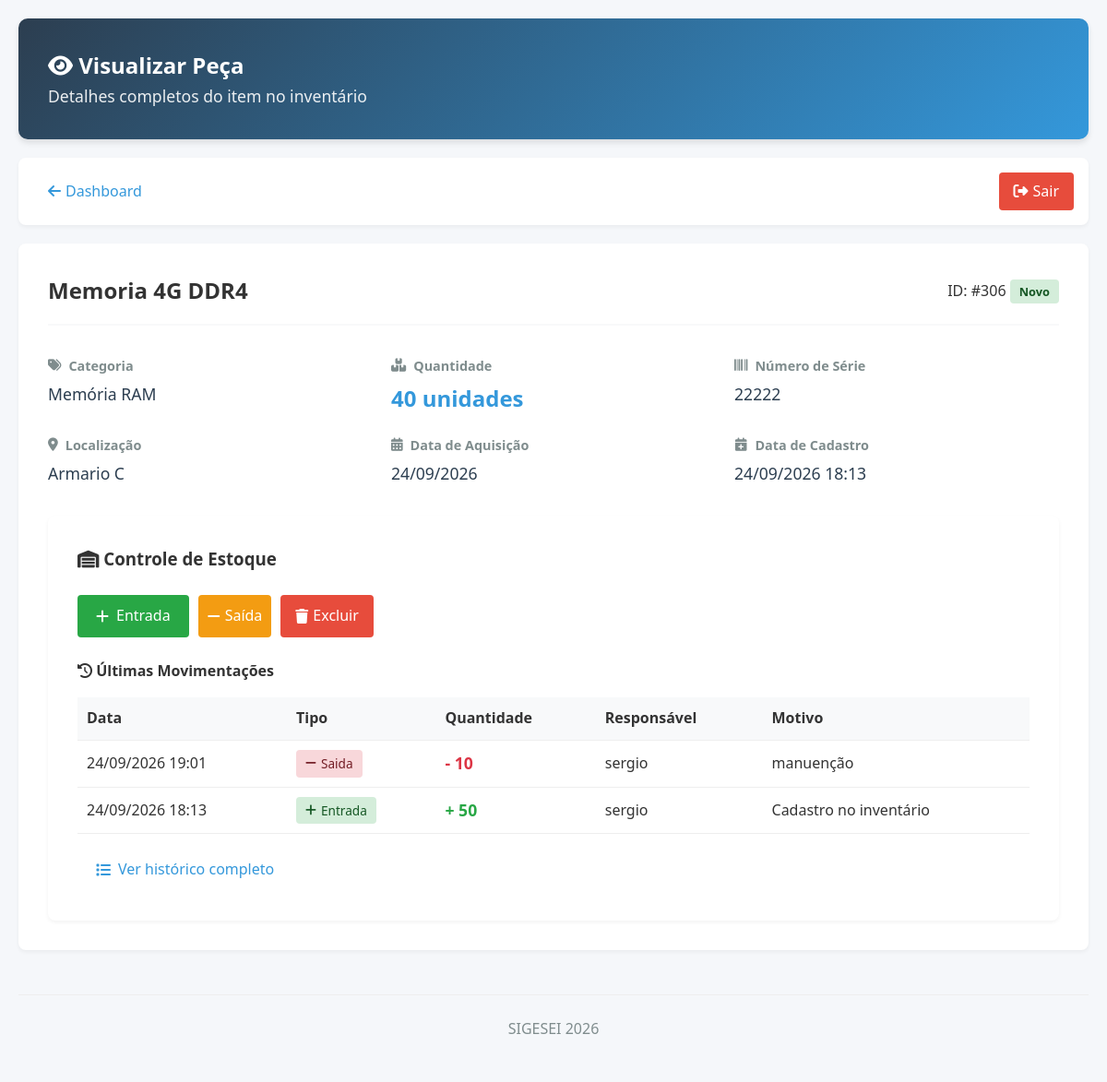
/visualizar.php?id=306, run on the app's committed database.
### tables this page shows
CREATE TABLE `pecas` (
  `id` int NOT NULL AUTO_INCREMENT,
  `nome` varchar(200) NOT NULL,
  `descricao` text,
  `categoria_id` int DEFAULT NULL,
  `quantidade` int NOT NULL DEFAULT '0',
  `estado` enum('novo','usado','reparado','danificado') NOT NULL,
  `localizacao` varchar(100) DEFAULT NULL,
  `numero_serie` varchar(100) DEFAULT NULL,
  `data_aquisicao` date DEFAULT NULL,
  `data_cadastro` timestamp NULL DEFAULT CURRENT_TIMESTAMP,
  `observacoes` text,
  `usuario_id` int DEFAULT NULL,
  PRIMARY KEY (`id`),
  KEY `categoria_id` (`categoria_id`),
  KEY `usuario_id` (`usuario_id`),
  CONSTRAINT `pecas_ibfk_1` FOREIGN KEY (`categoria_id`) REFERENCES `categorias` (`id`) ON DELETE SET NULL,
  CONSTRAINT `pecas_ibfk_2` FOREIGN KEY (`usuario_id`) REFERENCES `usuarios` (`id`)
);

CREATE TABLE `categorias` (
  `id` int NOT NULL AUTO_INCREMENT,
  `nome` varchar(100) NOT NULL,
  `descricao` text,
  `created_at` timestamp NULL DEFAULT CURRENT_TIMESTAMP,
  PRIMARY KEY (`id`)
);

CREATE TABLE `historico` (
  `id` int NOT NULL AUTO_INCREMENT,
  `peca_id` int NOT NULL,
  `tipo_movimentacao` enum('entrada','saida','transferencia','ajuste','uso','descarte') NOT NULL,
  `quantidade` int NOT NULL,
  `quantidade_anterior` int NOT NULL,
  `quantidade_nova` int NOT NULL,
  `responsavel` varchar(100) NOT NULL,
  `usuario_id` int DEFAULT NULL,
  `motivo` varchar(200) DEFAULT NULL,
  `numero_chamado` varchar(50) DEFAULT NULL,
  `observacoes` text,
  `data_movimentacao` timestamp NULL DEFAULT CURRENT_TIMESTAMP,
  PRIMARY KEY (`id`),
  KEY `idx_peca_id` (`peca_id`),
  KEY `idx_data` (`data_movimentacao`),
  KEY `usuario_id` (`usuario_id`),
  CONSTRAINT `historico_ibfk_1` FOREIGN KEY (`peca_id`) REFERENCES `pecas` (`id`) ON DELETE CASCADE,
  CONSTRAINT `historico_ibfk_2` FOREIGN KEY (`usuario_id`) REFERENCES `usuarios` (`id`)
);

### includes/funcoes.php (called while the page is built, shortened)
<?php
class Funcoes
{
    public static function buscarPeca($id)
    {
        $db  = Conexao::getConexao();
        $sql = "SELECT p.*, c.nome AS categoria_nome
                FROM pecas p
                LEFT JOIN categorias c ON p.categoria_id = c.id
                WHERE p.id = :id";
        $stmt = $db->prepare($sql);
        $stmt->bindParam(':id', $id, PDO::PARAM_INT);
        $stmt->execute();
        return $stmt->fetch();
    }
}

### visualizar.php (the view, shortened to what this page needs)
<?php
require_once __DIR__ . '/includes/funcoes.php';
$id   = (int) $_GET['id'];
$peca = Funcoes::buscarPeca($id);
$db  = Conexao::getConexao();
$sql = "SELECT * FROM historico
        WHERE peca_id = :id
        ORDER BY data_movimentacao DESC
        LIMIT 10";
$stmt = $db->prepare($sql);
$stmt->execute([':id' => $id]);
$historico = $stmt->fetchAll();
function classeDoEstado(string $estado): string
{
    return match ($estado) {
        'novo'       => 'estado-novo',
        'usado'      => 'estado-usado',
        'reparado'   => 'estado-reparado',
        'danificado' => 'estado-danificado',
        default      => '',
    };
}
function estiloDaMovimentacao(string $tipo): array
{
    return match ($tipo) {
        'entrada'  => ['tipo-entrada',  'fa-plus'],
        'saida'    => ['tipo-saida',    'fa-minus'],
        'uso'      => ['tipo-uso',      'fa-tools'],
        'descarte' => ['tipo-descarte', 'fa-trash'],
        'ajuste'   => ['tipo-ajuste',   'fa-adjust'],
        default    => ['',              ''],
    };
}
?>
<!DOCTYPE html>
<html lang="pt-BR">
<head>
    <link rel="stylesheet" href="css/estilo.css">
    <link rel="stylesheet" href="https://cdnjs.cloudflare.com/ajax/libs/font-awesome/6.4.0/css/all.min.css">
</head>
<body>
    <div class="container">
        <header>
            <h2><i class="fas fa-eye"></i> Visualizar Peça</h2>
            <p class="subtitle">Detalhes completos do item no inventário</p>
        </header>
        <nav class="navbar">
            <a href="index.php"><i class="fas fa-arrow-left"></i> Dashboard</a>
            <a href="logout.php" style="margin-left: auto; background: #e74c3c; color: white;">
            <i class="fas fa-sign-out-alt"></i> Sair</a>
        </nav>
        <main>
            <div class="detail-card">
                <div class="detail-header">
                    <h2><?php echo htmlspecialchars($peca['nome']); ?></h2>
                    <div class="detail-actions">
                        <span class="badge id-badge">ID: #<?php echo $peca['id']; ?></span>
                        <span class="estado-badge <?php echo classeDoEstado($peca['estado']); ?>">
                            <?php echo ucfirst($peca['estado']); ?>
                        </span>
                    </div>
                </div>
                <div class="detail-grid">
                    <div class="detail-item">
                        <h3><i class="fas fa-tags"></i> Categoria</h3>
                        <p><?php echo htmlspecialchars($peca['categoria_nome']); ?></p>
                    </div>
                    <div class="detail-item">
                        <h3><i class="fas fa-boxes"></i> Quantidade</h3>
                        <p class="quantidade-destaque"><?php echo $peca['quantidade']; ?> unidades</p>
                    </div>
                    <div class="detail-item">
                        <h3><i class="fas fa-barcode"></i> Número de Série</h3>
                        <p><?php echo $peca['numero_serie'] !== '' && $peca['numero_serie'] !== null
                                ? htmlspecialchars($peca['numero_serie'])
                                : 'Não informado'; ?></p>
                    </div>
                    <div class="detail-item">
                        <h3><i class="fas fa-map-marker-alt"></i> Localização</h3>
                        <p><?php echo $peca['localizacao'] !== '' && $peca['localizacao'] !== null
                                ? htmlspecialchars($peca['localizacao'])
                                : 'Não informada'; ?></p>
                    </div>
                    <div class="detail-item">
                        <h3><i class="fas fa-calendar-alt"></i> Data de Aquisição</h3>
                        <p><?php echo !empty($peca['data_aquisicao'])
                                ? date('d/m/Y', strtotime($peca['data_aquisicao']))
                                : 'Não informada'; ?></p>
                    </div>
                    <div class="detail-item">
                        <h3><i class="fas fa-calendar-plus"></i> Data de Cadastro</h3>
                        <p><?php echo date('d/m/Y H:i', strtotime($peca['data_cadastro'])); ?></p>
                    </div>
                </div>
                <div class="controle-estoque">
                    <h3><i class="fas fa-warehouse"></i> Controle de Estoque</h3>
                    <div class="controle-actions">
                        <a href="movimentar.php?id=<?php echo $id; ?>&tipo=entrada" class="btn-success">
                            <i class="fas fa-plus"></i> Entrada
                        </a>
                        <a href="movimentar.php?id=<?php echo $id; ?>&tipo=saida" class="btn-warning">
                            <i class="fas fa-minus"></i> Saída
                        </a>
                        <a href="excluir.php?id=<?php echo $id; ?>" class="btn-delete">
                            <i class="fas fa-trash"></i> Excluir
                        </a>
                    </div>
                    <h4><i class="fas fa-history"></i> Últimas Movimentações</h4>
                    <?php if (empty($historico)): ?>
                        <p class="empty-history">Nenhuma movimentação registrada ainda.</p>
                    <?php else: ?>
                        <div class="historico-table">
                            <table>
                                <thead>
                                    <tr>
                                        <th>Data</th>
                                        <th>Tipo</th>
                                        <th>Quantidade</th>
                                        <th>Responsável</th>
                                        <th>Motivo</th>
                                    </tr>
                                </thead>
                                <tbody>
                                    <?php foreach ($historico as $mov): ?>
                                        <?php [$corTipo, $iconeTipo] = estiloDaMovimentacao($mov['tipo_movimentacao']); ?>
                                        <tr>
                                            <td><?php echo date('d/m/Y H:i', strtotime($mov['data_movimentacao'])); ?></td>
                                            <td>
                                                <span class="tipo-movimentacao <?php echo $corTipo; ?>">
                                                    <i class="fas <?php echo $iconeTipo; ?>"></i>
                                                    <?php echo ucfirst($mov['tipo_movimentacao']); ?>
                                                </span>
                                            </td>
                                            <td>
                                                <span class="quantidade-mov <?php echo $mov['tipo_movimentacao'] === 'entrada' ? 'entrada' : 'saida'; ?>">
                                                    <?php echo $mov['tipo_movimentacao'] === 'entrada' ? '+' : '-'; ?>
                                                    <?php echo $mov['quantidade']; ?>
                                                </span>
                                            </td>
                                            <td><?php echo htmlspecialchars($mov['responsavel']); ?></td>
                                            <td><?php echo htmlspecialchars($mov['motivo']); ?></td>
                                        </tr>
                                    <?php endforeach; ?>
                                </tbody>
                            </table>
                        </div>
                        <a href="historico.php?id=<?php echo $id; ?>" class="btn-link">
                            <i class="fas fa-list"></i> Ver histórico completo
                        </a>
                    <?php endif; ?>
                </div>
            </div>
        </main>
        <footer>
            <p>SIGESEI <?php echo date('Y'); ?></p>
        </footer>
    </div>
</body>
</html>

### css/estilo.css (style rules this page uses)
* { margin: 0; padding: 0; box-sizing: border-box; }
body { font-family: 'Segoe UI', Tahoma, Geneva, Verdana, sans-serif; line-height: 1.6; color: #333; background-color: #f5f7fa; }
.container { max-width: 1200px; margin: 0 auto; padding: 20px; }
header { background: linear-gradient(135deg, #2c3e50 0%, #3498db 100%); color: white; padding: 2rem; border-radius: 10px; margin-bottom: 20px; box-shadow: 0 4px 6px rgba(0, 0, 0, 0.1); }
.subtitle { font-size: 1.1rem; opacity: 0.9; font-weight: 300; }
.navbar { background: white; padding: 1rem; border-radius: 8px; margin-bottom: 20px; display: flex; gap: 15px; align-items: center; box-shadow: 0 2px 4px rgba(0, 0, 0, 0.05); }
.navbar a { text-decoration: none; color: #3498db; padding: 8px 16px; border-radius: 4px; transition: all 0.3s ease; display: flex; align-items: center; gap: 5px; }
.estado-badge { padding: 4px 10px; border-radius: 4px; font-size: 0.8rem; font-weight: 600; }
.estado-novo { background: #d4edda; color: #155724; }
.btn-primary, .btn-secondary, .btn-delete, .btn-view, .btn-edit { padding: 8px 16px; border: none; border-radius: 4px; cursor: pointer; font-weight: 500; text-decoration: none; display: inline-flex; align-items: center; gap: 5px; transition: all 0.3s ease; }
.btn-delete { background: #e74c3c; color: white; }
.detail-card { background: white; border-radius: 8px; padding: 2rem; box-shadow: 0 2px 4px rgba(0, 0, 0, 0.05); }
.detail-header { display: flex; justify-content: space-between; align-items: center; margin-bottom: 2rem; padding-bottom: 1rem; border-bottom: 2px solid #f8f9fa; }
.detail-grid { display: grid; grid-template-columns: repeat(auto-fit, minmax(300px, 1fr)); gap: 20px; margin-bottom: 2rem; }
.detail-item h3 { color: #7f8c8d; font-size: 0.9rem; margin-bottom: 5px; display: flex; align-items: center; gap: 8px; }
.detail-item p { font-size: 1.1rem; color: #2c3e50; }
.quantidade-destaque { font-size: 1.5rem !important; font-weight: bold; color: #3498db !important; }
footer { text-align: center; margin-top: 3rem; padding: 1.5rem; color: #7f8c8d; border-top: 1px solid #eee; }
.quantidade-destaque { font-size: 1.3rem; font-weight: bold; color: #3498db !important; }
.controle-estoque { background: white; border-radius: 8px; padding: 2rem; margin-top: 2rem; box-shadow: 0 2px 4px rgba(0, 0, 0, 0.05); }
.controle-actions { display: flex; flex-wrap: wrap; gap: 10px; margin: 1.5rem 0; }
.btn-success, .btn-warning, .btn-info, .btn-danger, .btn-link { padding: 10px 20px; border-radius: 4px; text-decoration: none; display: inline-flex; align-items: center; gap: 8px; font-weight: 500; transition: all 0.3s ease; }
.btn-success { background: #28a745; color: white; }
.btn-warning { background: #ffc107; color: #212529; }
.btn-link { background: none; color: #3498db; }
.historico-table table { width: 100%; border-collapse: collapse; margin: 1rem 0; }
.historico-table th, .historico-table td { padding: 10px; text-align: left; border-bottom: 1px solid #eee; }
.historico-table th { background: #f8f9fa; font-weight: 600; }
.tipo-movimentacao { padding: 4px 10px; border-radius: 4px; font-size: 0.85rem; display: inline-flex; align-items: center; gap: 5px; }
.tipo-entrada { background: #d4edda; color: #155724; }
.tipo-saida { background: #f8d7da; color: #721c24; }
.quantidade-mov { font-weight: bold; font-size: 1.1rem; }
.quantidade-mov.entrada { color: #28a745; }
.quantidade-mov.saida { color: #dc3545; }
.btn-warning { background: #f39c12; color: white; padding: 5px 10px; border-radius: 4px; text-decoration: none; display: inline-flex; align-items: center; gap: 5px; }

### data on the page
pecas: nome "Memoria 4G DDR4", id "306", estado "Novo", categoria.nome "Memória RAM", quantidade "40", numero_serie "22222", localizacao "Armario C", data_aquisicao "24/09/2026", data_cadastro "24/09/2026 18:13"
historico: data_movimentacao "24/09/2026 19:01", tipo_movimentacao "Saida", quantidade "10", responsavel "sergio", motivo "manuenção"
historico: data_movimentacao "24/09/2026 18:13", tipo_movimentacao "Entrada", quantidade "50", responsavel "sergio", motivo "Cadastro no inventário"
